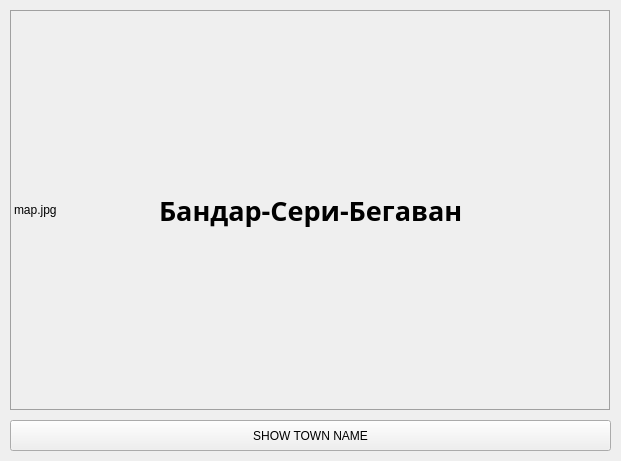
<?xml version="1.0" encoding="UTF-8"?>
<ui version="4.0">
 <class>MainWindow</class>
 <widget class="QMainWindow" name="MainWindow">
  <property name="geometry">
   <rect>
    <x>0</x>
    <y>0</y>
    <width>621</width>
    <height>461</height>
   </rect>
  </property>
  <property name="windowTitle">
   <string>MainWindow</string>
  </property>
  <widget class="QWidget" name="centralwidget">
   <widget class="QLabel" name="map_label">
    <property name="geometry">
     <rect>
      <x>10</x>
      <y>10</y>
      <width>600</width>
      <height>400</height>
     </rect>
    </property>
    <property name="styleSheet">
     <string notr="true">border:1px solid#A0A0A0;</string>
    </property>
    <property name="text">
     <string>map.jpg</string>
    </property>
   </widget>
   <widget class="QPushButton" name="btn">
    <property name="geometry">
     <rect>
      <x>10</x>
      <y>420</y>
      <width>601</width>
      <height>31</height>
     </rect>
    </property>
    <property name="text">
     <string>SHOW TOWN NAME</string>
    </property>
   </widget>
   <widget class="QWidget" name="verticalLayoutWidget">
    <property name="geometry">
     <rect>
      <x>10</x>
      <y>10</y>
      <width>601</width>
      <height>401</height>
     </rect>
    </property>
    <layout class="QVBoxLayout" name="verticalLayout">
     <item>
      <spacer name="verticalSpacer">
       <property name="orientation">
        <enum>Qt::Vertical</enum>
       </property>
       <property name="sizeHint" stdset="0">
        <size>
         <width>20</width>
         <height>40</height>
        </size>
       </property>
      </spacer>
     </item>
     <item>
      <layout class="QHBoxLayout" name="horizontalLayout">
       <item>
        <spacer name="horizontalSpacer_2">
         <property name="orientation">
          <enum>Qt::Horizontal</enum>
         </property>
         <property name="sizeHint" stdset="0">
          <size>
           <width>30</width>
           <height>20</height>
          </size>
         </property>
        </spacer>
       </item>
       <item>
        <widget class="QLabel" name="town_name">
         <property name="font">
          <font>
           <family>Agency FB</family>
           <pointsize>20</pointsize>
           <weight>75</weight>
           <bold>true</bold>
          </font>
         </property>
         <property name="text">
          <string>Бандар-Сери-Бегаван</string>
         </property>
         <property name="textFormat">
          <enum>Qt::AutoText</enum>
         </property>
        </widget>
       </item>
       <item>
        <spacer name="horizontalSpacer">
         <property name="orientation">
          <enum>Qt::Horizontal</enum>
         </property>
         <property name="sizeHint" stdset="0">
          <size>
           <width>40</width>
           <height>20</height>
          </size>
         </property>
        </spacer>
       </item>
      </layout>
     </item>
     <item>
      <spacer name="verticalSpacer_2">
       <property name="orientation">
        <enum>Qt::Vertical</enum>
       </property>
       <property name="sizeHint" stdset="0">
        <size>
         <width>20</width>
         <height>40</height>
        </size>
       </property>
      </spacer>
     </item>
    </layout>
   </widget>
  </widget>
 </widget>
 <resources/>
 <connections/>
</ui>
